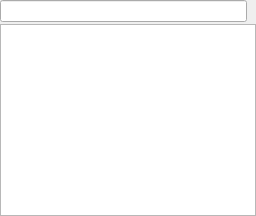
      <widget class="QWidget" name="widget" native="true">
       <property name="sizePolicy">
        <sizepolicy hsizetype="Preferred" vsizetype="Expanding">
         <horstretch>0</horstretch>
         <verstretch>0</verstretch>
        </sizepolicy>
       </property>
       <property name="minimumSize">
        <size>
         <width>0</width>
         <height>0</height>
        </size>
       </property>
       <property name="baseSize">
        <size>
         <width>0</width>
         <height>0</height>
        </size>
       </property>
       <layout class="QGridLayout" name="gridLayout">
        <property name="leftMargin">
         <number>0</number>
        </property>
        <property name="topMargin">
         <number>0</number>
        </property>
        <property name="rightMargin">
         <number>0</number>
        </property>
        <property name="bottomMargin">
         <number>0</number>
        </property>
        <property name="spacing">
         <number>2</number>
        </property>
        <item row="0" column="0">
         <widget class="QLineEdit" name="search_bar">
          <property name="sizePolicy">
           <sizepolicy hsizetype="Expanding" vsizetype="Maximum">
            <horstretch>0</horstretch>
            <verstretch>0</verstretch>
           </sizepolicy>
          </property>
          <property name="toolTip">
           <string/>
          </property>
          <property name="statusTip">
           <string/>
          </property>
          <property name="styleSheet">
           <string notr="true"/>
          </property>
         </widget>
        </item>
        <item row="0" column="1">
         <widget class="QLabel" name="search_label">
          <property name="sizePolicy">
           <sizepolicy hsizetype="Fixed" vsizetype="Fixed">
            <horstretch>0</horstretch>
            <verstretch>0</verstretch>
           </sizepolicy>
          </property>
          <property name="maximumSize">
           <size>
            <width>20</width>
            <height>20</height>
           </size>
          </property>
          <property name="baseSize">
           <size>
            <width>20</width>
            <height>20</height>
           </size>
          </property>
          <property name="text">
           <string/>
          </property>
          <property name="pixmap">
           <pixmap>themes/1-default/icons/search_icon.png</pixmap>
          </property>
          <property name="scaledContents">
           <bool>true</bool>
          </property>
         </widget>
        </item>
        <item row="1" column="0" colspan="2">
         <widget class="QListWidget" name="signals_list">
          <property name="sizePolicy">
           <sizepolicy hsizetype="Preferred" vsizetype="Expanding">
            <horstretch>0</horstretch>
            <verstretch>0</verstretch>
           </sizepolicy>
          </property>
          <property name="font">
           <font>
            <pointsize>9</pointsize>
            <weight>50</weight>
            <bold>false</bold>
           </font>
          </property>
          <property name="toolTip">
           <string/>
          </property>
          <property name="styleSheet">
           <string notr="true"/>
          </property>
          <property name="verticalScrollBarPolicy">
           <enum>Qt::ScrollBarAsNeeded</enum>
          </property>
          <property name="horizontalScrollBarPolicy">
           <enum>Qt::ScrollBarAsNeeded</enum>
          </property>
          <property name="autoScrollMargin">
           <number>16</number>
          </property>
          <property name="showDropIndicator" stdset="0">
           <bool>false</bool>
          </property>
         </widget>
        </item>
       </layout>
      </widget>
